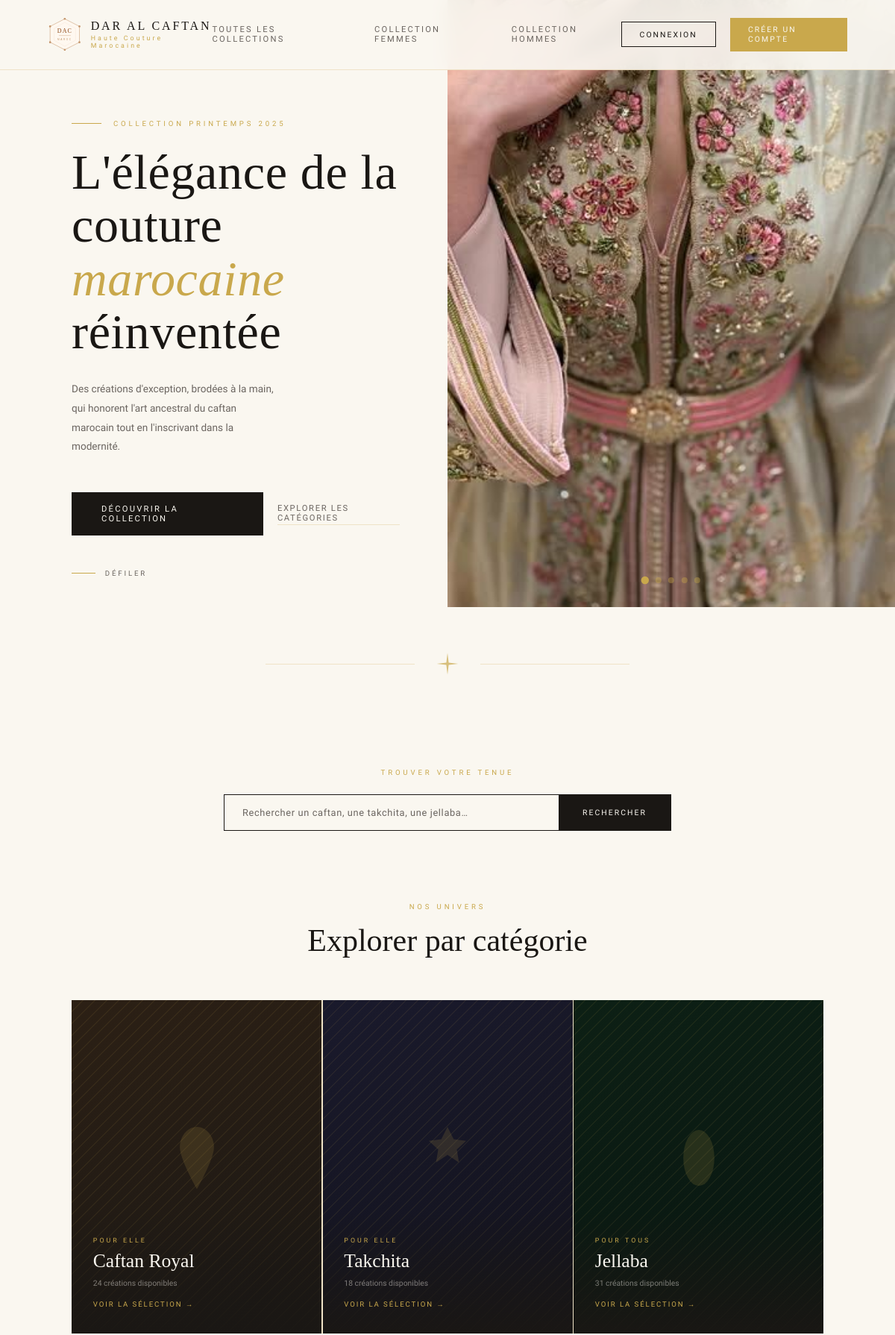
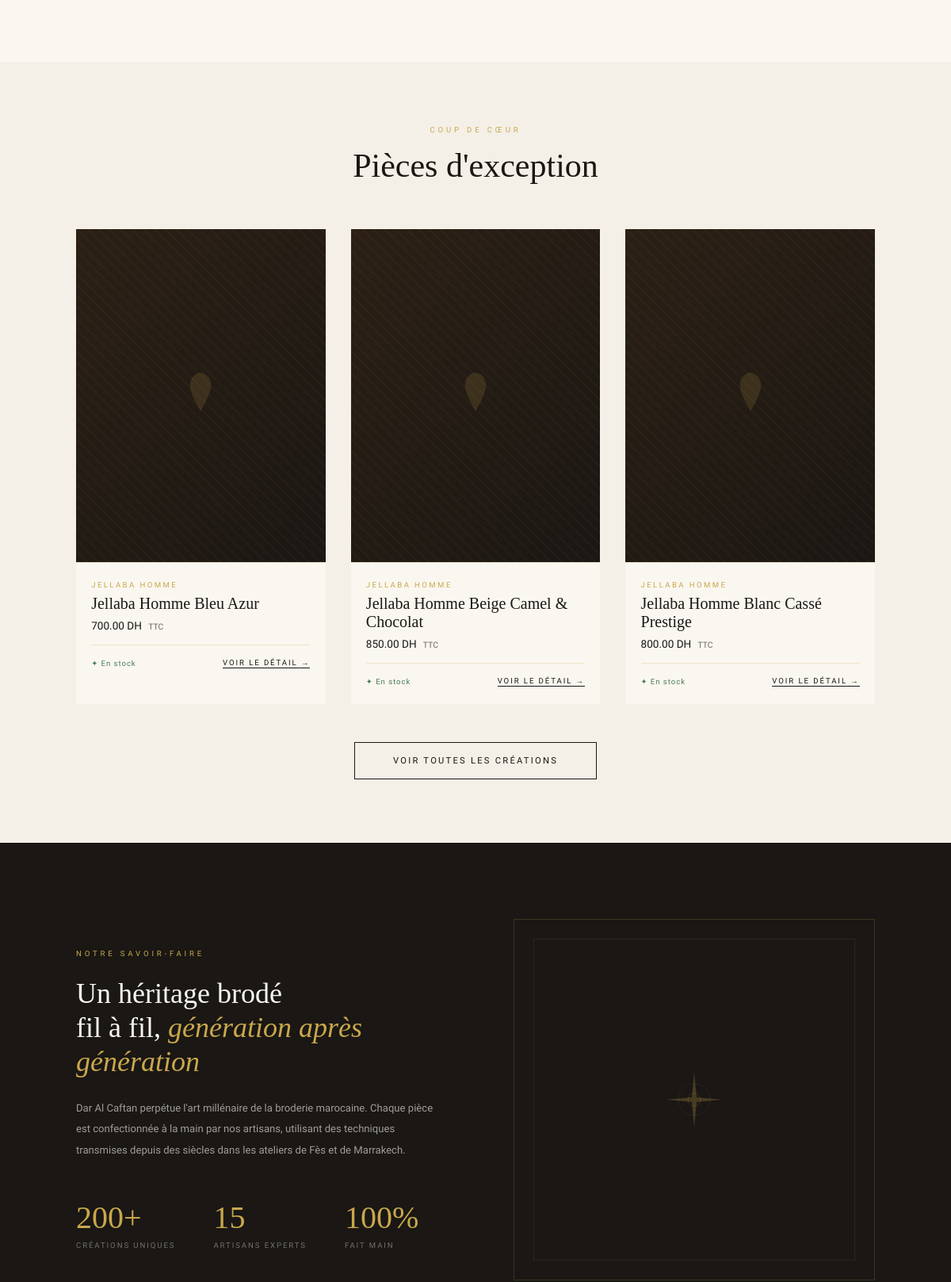
The page / (upper part) on the database its author committed (2 pictures, top to bottom).
### tables this page shows
CREATE TABLE `products` (
  `id` int(11) NOT NULL,
  `name` varchar(255) DEFAULT NULL,
  `description` text DEFAULT NULL,
  `price` decimal(10,2) DEFAULT NULL,
  `image` varchar(255) DEFAULT NULL,
  `category` varchar(100) DEFAULT NULL,
  `stock` int(11) DEFAULT NULL,
  `created_at` timestamp NOT NULL DEFAULT current_timestamp(),
  `occasion` varchar(100) DEFAULT NULL,
  `region` varchar(100) DEFAULT NULL,
  `taille` varchar(100) DEFAULT NULL,
  `couleur` varchar(100) DEFAULT NULL
);

### index.php (the view, shortened to what this page needs)
<!DOCTYPE html>
<html lang="fr">
<head>
<link rel="stylesheet" href="public/css/style.css">
</head>
<body>
<nav>
  <a href="index.php" class="nav-logo">
    <svg width="48" height="48" viewBox="0 0 86 86">
      <text x="43" y="39" text-anchor="middle" font-family="'Playfair Display', serif" font-size="15" font-weight="500" fill="#8B4513" letter-spacing="2">DAC</text>
    </svg>
    <div class="nav-logo-text">
      DAR AL CAFTAN
      <span>Haute Couture Marocaine</span>
    </div>
  </a>
  <div class="nav-links">
  <a href="views/products/index.php">Toutes les collections</a>
  <a href="views/products/femmes.php">Collection Femmes</a>
  <a href="views/products/hommes.php">Collection Hommes</a>
</div>
  <div class="nav-actions">
    <a href="views/auth/login.php" class="btn-outline">Connexion</a>
    <a href="views/auth/register.php" class="btn-gold">Créer un compte</a>
  </div>
</nav>
<section class="hero">
  <div class="hero-left">
    <p class="hero-eyebrow">Collection Printemps 2025</p>
    <h1 class="hero-title">
      L'élégance de la<br>
      couture <em>marocaine</em><br>
      réinventée
    </h1>
    <p class="hero-sub">
      Des créations d'exception, brodées à la main, qui honorent l'art ancestral du caftan marocain tout en l'inscrivant dans la modernité.
    </p>
    <div class="hero-cta">
      <a href="views/products/index.php" class="btn-primary">Découvrir la collection</a>
      <a href="#categories" class="link-discover">Explorer les catégories</a>
    </div>
  </div>
 <div class="hero-right">
  <div class="hero-slider">
    <div class="hero-slide active">
      <img src="public/images/hero1.jfif" alt="Caftan Royal">
    </div>
    <div class="slider-dots">
      <span class="dot active" onclick="goToSlide(0)"></span>
      <span class="dot" onclick="goToSlide(1)"></span>
      <span class="dot" onclick="goToSlide(2)"></span>
      <span class="dot" onclick="goToSlide(3)"></span>
      <span class="dot" onclick="goToSlide(4)"></span>
    </div>
  </div>
</div>
  <div class="hero-scroll-hint">
    Défiler
  </div>
</section>
<div class="divider">
  <div class="divider-ornament">
    <svg viewBox="0 0 40 40" xmlns="http://www.w3.org/2000/svg">
      <path d="M20 2 L22 18 L38 20 L22 22 L20 38 L18 22 L2 20 L18 18 Z"/>
    </svg>
  </div>
</div>
<div class="search-section">
  <p class="section-eyebrow" style="margin-bottom:1.5rem;">Trouver votre tenue</p>
  <form action="views/products/index.php" method="GET">
    <div class="search-wrap">
      <input type="text" name="search" class="search-input" placeholder="Rechercher un caftan, une takchita, une jellaba…">
      <button type="submit" class="search-btn">Rechercher</button>
    </div>
  </form>
</div>
<section id="categories" class="section" style="padding-top:2rem;">
  <div class="section-header">
    <span class="section-eyebrow">Nos Univers</span>
    <h2 class="section-title">Explorer par catégorie</h2>
  </div>
  <div class="categories-grid">
    <div class="cat-card">
      <div class="cat-bg"><div class="cat-bg-pattern"></div></div>
      <div class="cat-icon">
        <svg viewBox="0 0 24 24"><path d="M12 2C9 2 6.5 5 6.5 8.5c0 4 5.5 13.5 5.5 13.5s5.5-9.5 5.5-13.5C17.5 5 15 2 12 2z"/></svg>
      </div>
      <div class="cat-overlay">
        <p class="cat-label">Pour elle</p>
        <h3 class="cat-title">Caftan Royal</h3>
        <p class="cat-count">24 créations disponibles</p>
        <a href="views/products/index.php?category=caftan" class="cat-arrow">
          Voir la sélection →
        </a>
      </div>
    </div>
    <div class="cat-card">
      <div class="cat-bg" style="background: linear-gradient(160deg, #1a1a2c 0%, #12121c 100%);"><div class="cat-bg-pattern"></div></div>
      <div class="cat-icon">
        <svg viewBox="0 0 24 24"><path d="M12 2l-2 4-4 .5 3 2.8-.7 4.2L12 11l3.7 2.5-.7-4.2 3-2.8-4-.5z"/></svg>
      </div>
      <div class="cat-overlay">
        <p class="cat-label">Pour elle</p>
        <h3 class="cat-title">Takchita</h3>
        <p class="cat-count">18 créations disponibles</p>
        <a href="views/products/index.php?category=takchita" class="cat-arrow">
          Voir la sélection →
        </a>
      </div>
    </div>
    <div class="cat-card">
      <div class="cat-bg" style="background: linear-gradient(160deg, #0d2015 0%, #081510 100%);"><div class="cat-bg-pattern"></div></div>
      <div class="cat-icon">
        <svg viewBox="0 0 24 24"><ellipse cx="12" cy="12" rx="5" ry="9"/></svg>
      </div>
      <div class="cat-overlay">
        <p class="cat-label">Pour tous</p>
        <h3 class="cat-title">Jellaba</h3>
        <p class="cat-count">31 créations disponibles</p>
        <a href="views/products/index.php?category=jellaba" class="cat-arrow">
          Voir la sélection →
        </a>
      </div>
    </div>
  </div>
</section>
<section class="section products-section">
  <div class="section-header">
    <span class="section-eyebrow">Coup de cœur</span>
    <h2 class="section-title">Pièces d'exception</h2>
  </div>
  <div class="products-grid">
    <?php
    $products = [];
    try {
      $db = getConnection();
      $stmt = $db->query("SELECT * FROM products WHERE stock > 0 ORDER BY created_at DESC LIMIT 3");
      $products = $stmt->fetchAll(PDO::FETCH_ASSOC);
    } catch (PDOException $e) {
      $products = [];
    }
    foreach ($products as $product):
    ?>
    <div class="product-card">
      <div class="product-img">
        <div class="product-img-inner"></div>
        <?php if (!empty($product['image']) && file_exists($product['image'])): ?>
          <img src="<?= htmlspecialchars($product['image']) ?>" alt="<?= htmlspecialchars($product['name']) ?>" style="position:absolute;inset:0;width:100%;height:100%;object-fit:cover;opacity:0.9;">
        <?php else: ?>
          <div class="product-img-icon">
            <svg viewBox="0 0 24 24" xmlns="http://www.w3.org/2000/svg"><path d="M12 2C9 2 7 5 7 8c0 4 5 12 5 12s5-8 5-12c0-3-2-6-5-6z"/></svg>
          </div>
        <?php endif; ?>
      </div>
      <div class="product-info">
        <p class="product-category"><?= htmlspecialchars($product['category']) ?></p>
        <a href="views/products/detail.php?id=<?= $product['id'] ?>" class="product-name-link">
          <h3 class="product-name"><?= htmlspecialchars($product['name']) ?></h3>
        </a>
        <p class="product-price"><?= number_format($product['price'], 2) ?> DH <span>TTC</span></p>
        <div class="product-footer">
          <span class="product-stock">✦ En stock</span>
          <span class="product-cta">Voir le détail →</span>
        </div>
      </div>
    </div>
    <?php endforeach; ?>
  </div>
  <div style="text-align:center; margin-top:3rem;">
    <a href="views/products/index.php" class="btn-outline" style="display:inline-block; padding:1rem 3rem; font-size:0.7rem; letter-spacing:0.2em; border-color:var(--charcoal);">
      Voir toutes les créations
    </a>
  </div>
</section>
<section class="heritage">
  <div class="heritage-left">
    <span class="heritage-eyebrow">Notre Savoir-Faire</span>
    <h2 class="heritage-title">Un héritage brodé<br>fil à fil, <em>génération après génération</em></h2>
    <p class="heritage-text">
      Dar Al Caftan perpétue l'art millénaire de la broderie marocaine. Chaque pièce est confectionnée à la main par nos artisans, utilisant des techniques transmises depuis des siècles dans les ateliers de Fès et de Marrakech.
    </p>
    <div class="heritage-stats">
      <div class="stat">
        <span class="stat-num">200+</span>
        <span class="stat-label">Créations uniques</span>
      </div>
      <div class="stat">
        <span class="stat-num">15</span>
        <span class="stat-label">Artisans experts</span>
      </div>
      <div class="stat">
        <span class="stat-num">100%</span>
        <span class="stat-label">Fait main</span>
      </div>
    </div>
  </div>
  <div class="heritage-right">
    <div class="heritage-ornament">
      <svg viewBox="0 0 80 80" xmlns="http://www.w3.org/2000/svg">
        <path d="M40 5 L43 37 L75 40 L43 43 L40 75 L37 43 L5 40 L37 37 Z"/>
        <circle cx="40" cy="40" r="8" fill="none" stroke="rgba(201,168,76,0.3)" stroke-width="0.5"/>
        <circle cx="40" cy="40" r="20" fill="none" stroke="rgba(201,168,76,0.15)" stroke-width="0.5"/>
      </svg>
    </div>
  </div>
</section>
</body>
</html>

### rows shown on the page
products: category "JELLABA HOMME", name "Jellaba Homme Bleu Azur", price "700.00"
products: category "JELLABA HOMME", name "Jellaba Homme Beige Camel & Chocolat", price "850.00"
products: category "JELLABA HOMME", name "Jellaba Homme Blanc Cassé Prestige", price "800.00"
